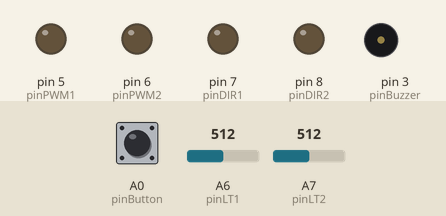
This sketch was run on a simulated Arduino Nano, built with avr-gcc and run on an emulated ATmega328P. Shown: output pins drawn as LEDs (lit = HIGH), buzzer (waves = sounding). The test bench sets the inputs (shaded band); at power-on: A0 (pinButton) HIGH, A6 (pinLT1) = 512, A7 (pinLT2) = 512.

Above: at 1.7 s.
1.8 s: A0 (pinButton) pulled LOW for 0.15 s
At 3.2 s:
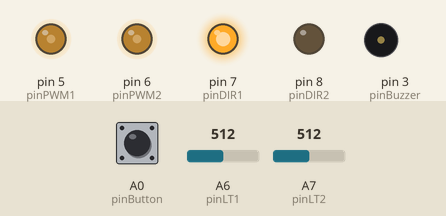
3.8 s: A6 (pinLT1) set to 692
5.3 s: A6 (pinLT1) set to 729
At 6.5 s:
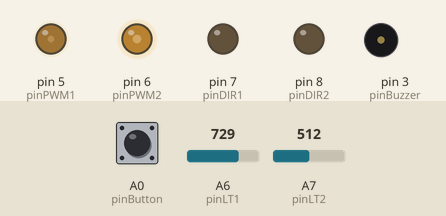
6.8 s: A6 (pinLT1) set to 550
At 7.8 s:
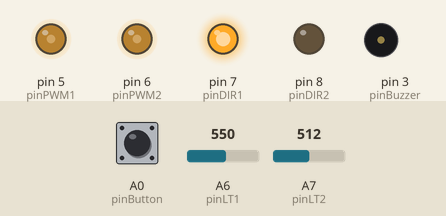
8.3 s: A7 (pinLT2) set to 694
9.8 s: A7 (pinLT2) set to 729
At 10.1 s:
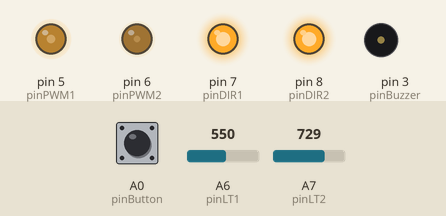
Timing chart, 0 to 50.3 s (numbered marks = the images above; inputs shaded):
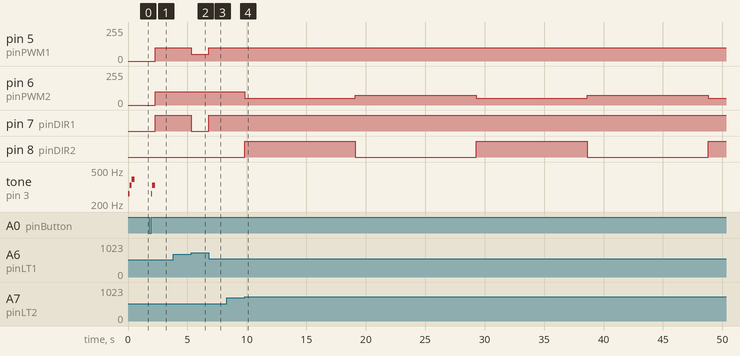

The sketch:

Jellibi-Adjust_LineTrace-Using-EEPROM-Data.ino
```cpp
#include <EEPROM.h>

#define pinBuzzer     3  // 부저 핀 번호

// 아래 젤리비 모델에 따라서 출발/정지 버튼으로 사용할 버튼을 지정
//#define pinButton     A3  // 젤리비 AGV는 왼쪽 측면 버튼 사용
#define pinButton     A0  // 젤리비 Macaron이나 Vision은 UP(위) 버튼

////////////////////  좌우 바퀴모터 속력 비율

// 전진 속력 보정비율 [0 .. 1], 대부분 0.94 ~ 1.00 사이로 설정됨
float Power1RatioF = 1.00;  // 왼쪽 모터
float Power2RatioF = 1.00;  // 오른쪽 모터

////////////////////  LineTrace IR Threshold : 백=[0 ~ 1023]=흑 중간값

int LineTrace1Threshold = 560;  // 왼쪽 LT 흑백 초기 중간값
int LineTrace2Threshold = 560;  // 오른쪽 LT 흑백 초기 중간값

#define LT_THRESHOLD_SAFEZONE   150 // (중간값+150) 이상일 때 검은색으로 판단

int LineTrace1MinBlack = LineTrace1Threshold + LT_THRESHOLD_SAFEZONE;
int LineTrace2MinBlack = LineTrace2Threshold + LT_THRESHOLD_SAFEZONE;

////////////////////  EEPROM 데이터 읽기

#define EEPROM_BASE           0
#define EEPROM_DATA_VER0      (EEPROM_BASE + 0)  // 'V'
#define EEPROM_DATA_VER1      (EEPROM_BASE + 1)  // '1'
#define EEPROM_DATA_VER2      (EEPROM_BASE + 2)  // '0'
#define EEPROM_DATA_VER3      (EEPROM_BASE + 3)  // '0'

#define EEPROM_PRODUCT_SN     (EEPROM_BASE + 4)  // Reserved
#define EEPROM_POWER_RATIOF   (EEPROM_BASE + 8)  // 1.00, 1.00
#define EEPROM_POWER_RATIOR   (EEPROM_BASE + 16) // Reserved
#define EEPROM_POWER_ADJUST   (EEPROM_BASE + 24) // Reserved
#define EEPROM_LT_THRESHOLD   (EEPROM_BASE + 28) // L=[..512..], R=[..512..]
#define EEPROM_SERVO_ADJUST   (EEPROM_BASE + 32) // Pan=[..512..], Tilt=[..512..]

boolean IsEepromDataValid = false;

boolean CheckEepromDataHeader()
{
  if( (EEPROM.read( EEPROM_DATA_VER0 ) == 'V') &&
      (EEPROM.read( EEPROM_DATA_VER1 ) == '1') &&
      (EEPROM.read( EEPROM_DATA_VER2 ) == '0') &&
      (EEPROM.read( EEPROM_DATA_VER3 ) == '0') )
      return  true;

  return  false;
}

void  ReadPowerRatio()  // [0.0 ~ 1.0] (최대 성능)
{
  EEPROM.get( EEPROM_POWER_RATIOF, Power1RatioF );
  EEPROM.get( EEPROM_POWER_RATIOF + 4, Power2RatioF );
}

void  ReadLtIrThreshold() // (흰색) [0 ~ 1023] (검은색)
{
  EEPROM.get( EEPROM_LT_THRESHOLD, LineTrace1Threshold );
  EEPROM.get( EEPROM_LT_THRESHOLD + 2, LineTrace2Threshold );
}

//////////////  바닥의 라인트레이스 IR센서

#define pinLT1    A6 // 1번(왼쪽) IR센서 연결 핀
#define pinLT2    A7 // 2번(오른쪽) IR센서 연결 핀

// 연속 회전 횟수를 4단계까지 나누어 부드럽게 회전
#define MAX_TURN_STEP1    1  // 연속 좌/우 회전 감지 카운터
#define MAX_TURN_STEP2    2  // (속력을 1/4 씩 추가로 감속)
#define MAX_TURN_STEP3    3  //
#define MAX_TURN_STEP4    4  //

int LeftTurn = 0;   // 왼쪽 연속회전 누적횟수
int RightTurn = 0;  // 오른쪽 연속회전 누적횟수

////////////////////  모터 1번(왼쪽)과 2번(오른쪽)

#define pinDIR1   7 // 1번(왼쪽)모터 방향 지정용 연결 핀
#define pinPWM1   5 // 1번(왼쪽)모터 속력 지정용 연결 핀

#define pinDIR2   8 // 2번(오른쪽)모터 방향 지정용 연결 핀
#define pinPWM2   6 // 2번(오른쪽)모터 속력 지정용 연결 핀

////////////////////  모터 회전 동작

#define FORWARD   0 // 전진 방향
#define BACKWARD  1 // 후진 방향

void  drive(int dir1, int power1, int dir2, int power2)
{
  boolean dirHighLow1, dirHighLow2;
  int     p1, p2;

  if(dir1 == FORWARD)  // 1번(왼쪽)모터 방향
    dirHighLow1 = HIGH;
  else // BACKWARD
    dirHighLow1 = LOW;
  p1 = power1 * Power1RatioF;

  if(dir2 == FORWARD)  // 2번(오른쪽)모터
    dirHighLow2 = LOW;
  else // BACKWARD
    dirHighLow2 = HIGH;
  p2 = power2 * Power2RatioF;

  digitalWrite(pinDIR1, dirHighLow1);
  analogWrite(pinPWM1, p1);

  digitalWrite(pinDIR2, dirHighLow2);
  analogWrite(pinPWM2, p2);
}

void  Forward( int power )  // 전진
{
  drive(FORWARD, power, FORWARD, power);
}

void  Backward( int power )  // 후진
{
  drive(BACKWARD, power, BACKWARD, power);
}

void  TurnLeft( int power )  // 좌회전
{
  drive(BACKWARD, power, FORWARD, power);
}

void  TurnRight( int power )  // 우회전
{
  drive(FORWARD, power, BACKWARD, power);
}

void Stop()  // 정지
{
  analogWrite(pinPWM1, 0);
  analogWrite(pinPWM2, 0);
}

////////////////////////////////////////  setup()

void setup()
{
  // 모터 제어 핀들을 모두 출력용으로 설정

  pinMode( pinDIR1, OUTPUT ); // 1번(왼쪽)모터 방향 핀
  pinMode( pinPWM1, OUTPUT ); // 1번(왼쪽)모터 속력 핀

  pinMode( pinDIR2, OUTPUT ); // 2번(오른쪽)모터 방향 핀
  pinMode( pinPWM2, OUTPUT ); // 2번(오른쪽)모터 속력 핀

  pinMode(pinBuzzer, OUTPUT); // 부저 핀을 출력 핀으로 설정

  pinMode(pinButton, INPUT);  // 버튼 핀을 입력용 핀으로 설정

  pinMode( pinLT1, INPUT ); // IR 센서 입력 핀으로 설정
  pinMode( pinLT2, INPUT );

  Stop(); // 정지

  // EEPROM에 저장되어 있는 데이터(좌우 모터와 바닥면의 IR 조정값) 읽기
  if( IsEepromDataValid = CheckEepromDataHeader() )
  {
    // 이전에 EEPROM에 저장된 올바른 데이터가 있음

    ReadPowerRatio(); // 좌우 모터 속도 조정 비율값 읽기

    ReadLtIrThreshold(); // 좌우 라인트레이싱 IR 중간값 읽기

    // B/W 중간값 보다 값이 더 클 때 검은색의 라인으로 인식할 수치 결정
    LineTrace1MinBlack = LineTrace1Threshold + LT_THRESHOLD_SAFEZONE;
    LineTrace2MinBlack = LineTrace2Threshold + LT_THRESHOLD_SAFEZONE;
  }

  tone( pinBuzzer, 262 ); // 초기화가 끝났음을 "도미솔" 음 재생
  delay( 150 );
  tone( pinBuzzer, 330 );
  delay( 150 );
  tone( pinBuzzer, 392 );
  delay( 250 );
  noTone( pinBuzzer );  // 스피커/부저 끄기(음소거)
}

////////////////////////////////////////  loop()

bool  DoLineTrace = false; // 라인트레이싱(=1) 또는 정지(=0)

int   Power = 100; // 주행 속력 (80= 약간 느리게, 120= 빠르게)

void loop()
{
  if( digitalRead(pinButton) == 0 ) // 버튼이 눌림
  {
    if( DoLineTrace )  // 현재 라인트레이싱 중이면 정지
    {
      Stop();

      tone( pinBuzzer, 330 ); // "미"
      delay( 100 );
      tone( pinBuzzer, 262 ); // "도"
      delay( 250 );
      noTone( pinBuzzer );
    }

    while( digitalRead(pinButton) == 0 ) // 버튼이 올려질 때 까지 대기
      delay( 10 );

    DoLineTrace = ! DoLineTrace;

    if( DoLineTrace )  // 라인트레이싱 시작
    {
      tone( pinBuzzer, 262 ); // "도"
      delay( 100 );
      tone( pinBuzzer, 330 ); // "미"
      delay( 250 );
      noTone( pinBuzzer );

      Forward( Power ); // 주행 시작
    }
  }

  if( DoLineTrace )  // 라인트레이싱
  {
    int v1 = analogRead( pinLT1 );  // 왼쪽 IR 센서값 읽기
    int v2 = analogRead( pinLT2 );  // 오른쪽 IR 센서값 읽기

    if( (LineTrace1MinBlack < v1) && (LineTrace2MinBlack < v2) )
    { // 양쪽 IR센서 모두 검정색을 감지한 경우, (ex) 검정 교차선
      Forward( Power ); // 계속 직진
      delay( 255-Power+1 );

      LeftTurn = 0;  // 왼쪽 연속회전 누적횟수 초기화
      RightTurn = 0; // 오른쪽 연속회전 누적횟수 초기화
    }
    else if( v1 > LineTrace1MinBlack )  // 왼쪽만 검정, 좌회전
    {
      if ( LeftTurn < MAX_TURN_STEP1 ) // 왼쪽 회전 시작
        drive(FORWARD, Power * 3.0 / 4, FORWARD, Power);
      else if ( LeftTurn < MAX_TURN_STEP2 )
        drive(FORWARD, Power / 2, FORWARD, Power);
      else if ( LeftTurn < MAX_TURN_STEP3 )
        drive(FORWARD, 0, FORWARD, Power);
      else // 연속으로 좌회전이 많이 누적되는 경우
        drive(BACKWARD, Power / 2, FORWARD, Power);

      LeftTurn++;    // 왼쪽 연속회전 누적횟수 증가
      RightTurn = 0; // 오른쪽 연속회전 누적횟수 초기화
    }
    else if( v2 > LineTrace2MinBlack )  // 오른쪽만 검정,우회전
    {
      if ( RightTurn < MAX_TURN_STEP1 ) // 오른쪽 회전 시작
        drive(FORWARD, Power, FORWARD, Power * 3.0 / 4);
      else if ( RightTurn < MAX_TURN_STEP2 )
        drive(FORWARD, Power, FORWARD, Power / 2);
      else if ( RightTurn < MAX_TURN_STEP3 )
        drive(FORWARD, Power, FORWARD, 0);
      else // 연속으로 우회전이 많이 누적되는 경우
        drive(FORWARD, Power, BACKWARD, Power / 2);

      RightTurn++;  // 왼쪽 연속회전 누적횟수 초기화
      LeftTurn = 0; // 오른쪽 연속회전 누적횟수 증가
    }
    else  // 양쪽 모두 흰색, 계속 전진
    {
      Forward( Power );

      LeftTurn = 0;  // 왼쪽 연속회전 누적횟수 초기화
      RightTurn = 0; // 오른쪽 연속회전 누적횟수 초기화
    }
  }
}
```

Measured:
- the behaviour switches between 710 and 711 on A6 (pinLT1) (found by bisection; images 1 and 2)
- the behaviour switches between 710 and 711 on A7 (pinLT2) (found by bisection; images 3 and 4)
- after the input at 1.8 s, pin 5 (pinPWM1), pin 6 (pinPWM2): 0/255 → 100/255 after 0.50 s; pin 7 (pinDIR1): LOW → HIGH after 0.50 s; tone on pin 3 (pinBuzzer): silent → 262 Hz after 0.15 s, → 330 Hz 0.10 s later, → silent 0.25 s later
- after the input at 3.8 s, every drawn part: stays the same
- after the input at 5.3 s, pin 5 (pinPWM1): 100/255 → 50/255 at once; pin 7 (pinDIR1): HIGH → LOW at once
- after the input at 6.8 s, pin 5 (pinPWM1): 50/255 → 100/255 at once; pin 7 (pinDIR1): LOW → HIGH at once
- after the input at 8.3 s, every drawn part: stays the same
- after the input at 9.8 s, pin 6 (pinPWM2): alternates 75/255 for 10.2 s and 50/255 for 9.3 s, starting at once; pin 8 (pinDIR2): alternates HIGH for 9.3 s and LOW for 10.2 s, starting at once
